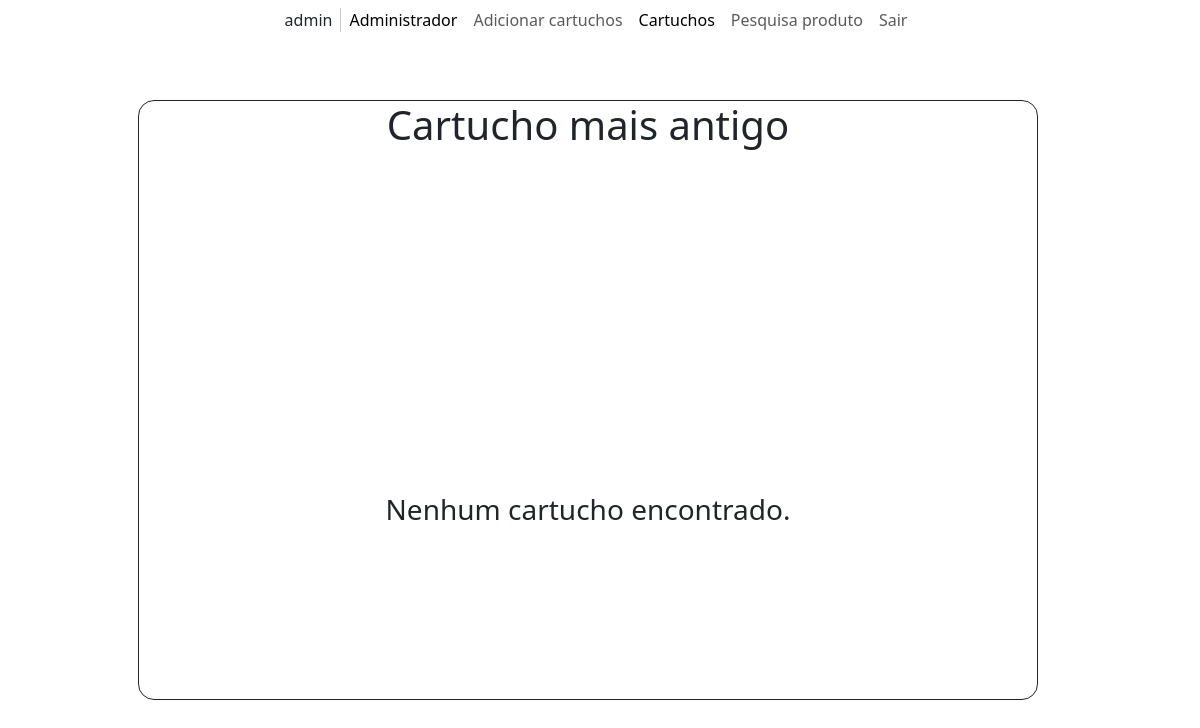
The page /cartucho_antigo.php (signed in) on the database as committed earlier.
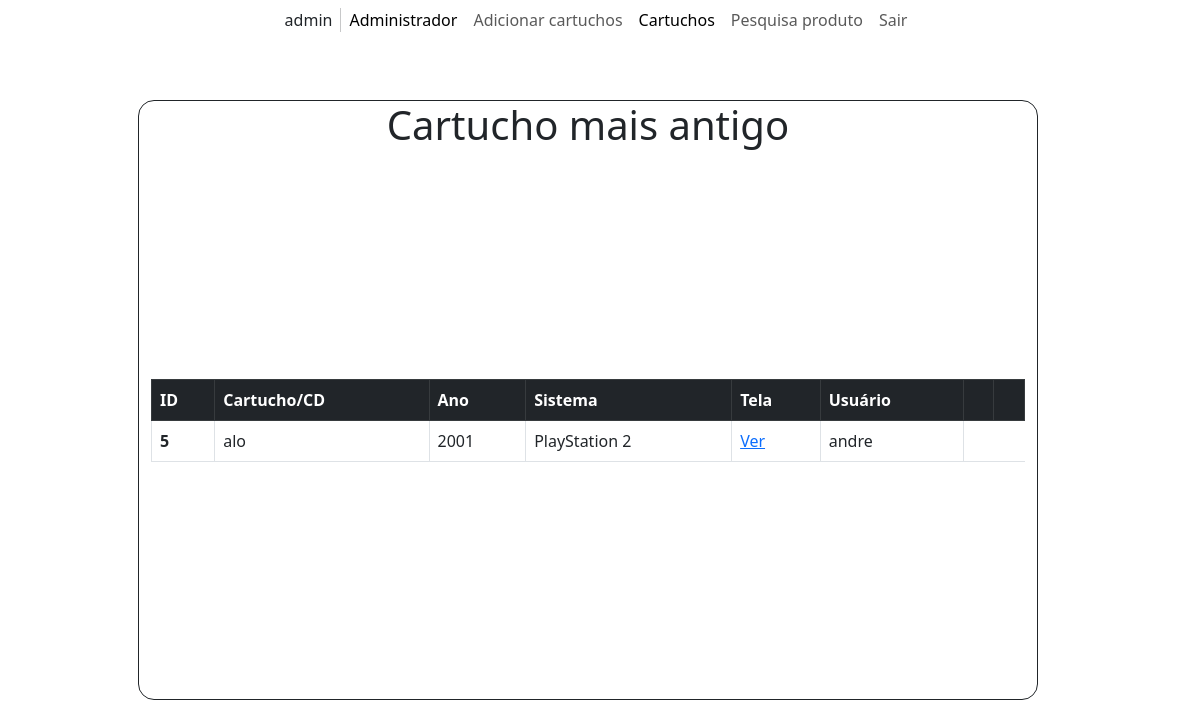
The same page on the database as committed later.
### tables this page shows
CREATE TABLE `cartuchos` (
  `id` int(10) UNSIGNED NOT NULL,
  `nome_cartucho_cd` varchar(255) NOT NULL,
  `ano` int(10) UNSIGNED NOT NULL,
  `sistema` varchar(255) NOT NULL,
  `tela` blob NOT NULL,
  `id_usuario` int(10) UNSIGNED NOT NULL,
  `id_sistema` int(10) UNSIGNED NOT NULL
);

CREATE TABLE `usuarios` (
  `id` int(10) UNSIGNED NOT NULL,
  `nome_completo` varchar(255) NOT NULL,
  `email` varchar(255) NOT NULL,
  `nome_de_usuario` varchar(255) NOT NULL,
  `senha` varchar(255) NOT NULL,
  `adm` tinyint(1) NOT NULL
);

### cartucho_antigo.php (the view, shortened to what this page needs)
<!DOCTYPE html>
<html lang="pt-BR">
<head>
  <link href="https://cdn.jsdelivr.net/npm/bootstrap@5.3.0-alpha1/dist/css/bootstrap.min.css" rel="stylesheet">
  <link rel="stylesheet" href="https://cdn.jsdelivr.net/npm/bootstrap-icons@1.10.3/font/bootstrap-icons.css">
  <link rel="stylesheet" href="/css/style.css">
</head>
<body>
  <div class="container-xxl position-relative p-0">
    <nav class="navbar navbar-expand-lg navbar-light justify-content-center px-4 px-lg-5 py-3 py-lg-0 bg-white">
      <?php
      $usr = $_SESSION['username'];
      echo "<div class='navbar-nav py-0'>
          <span class='nav-item'>$usr</span>
          </div>";
      ?>
      <div class="navbar-nav py-0">
        <a href='admin.php' class='nav-item nav-link active'>Administrador</a>
        <a href='cartucho.php' class='nav-item nav-link'>Adicionar cartuchos</a>
        <a href='mostrar_cartuchos.php' class='nav-item nav-link active'>
          <?php echo $_SESSION["admin"] !== 1 ? "Seus cartuchos" : "Cartuchos" ?>
        </a>
        <a href='pesquisa.php' class='nav-item nav-link'>Pesquisa produto</a>
        <a href='logout.php' class='nav-item nav-link'>Sair</a>
      </div>
    </nav>
  </div>
  <div class="container position-absolute top-50 start-50 translate-middle w-75 h-75 d-flex align-items-evenly justify-items-center row">
    <h1 class="text-center">Cartucho mais antigo</h1>
    <?php
    $conn = new mysqli('localhost', 'root', '', 'AHAHAHABORGES');
    $sql = "SELECT c.id, c.nome_cartucho_cd, c.sistema, u.nome_completo, MIN(c.ano) AS ano FROM cartuchos c INNER JOIN usuarios u ON c.id_usuario = u.id GROUP BY c.id ORDER BY MIN(c.ano);";
    $result = $conn->query($sql);
    if ($result->num_rows > 0) {
      echo "<table class='table table-bordered'>
        <thead>
          <tr class='table-dark'>
            <th scope='col'>ID</th>
            <th scope='col'>Cartucho/CD</th>
            <th scope='col'>Ano</th>
            <th scope='col'>Sistema</th>
            <th scope='col'>Tela</th>
            <th scope='col'>Usuário</th>
            <th scope='col'/>
            <th scope='col'/>
          </tr>
        </thead>
        <tbody>";
      while ($row = $result->fetch_assoc()) {
        echo "<tr><th scope='row'>" . $row["id"] . "</th><td>" . $row["nome_cartucho_cd"] . "</td><td>" . $row["ano"] . "</td><td>" . $row["sistema"] . "</td><td><a href='exibir_imagem.php?id=" . $row["id"] . "'>Ver</a></td><td>" . $row["nome_completo"] . "</td></tr>";
        break;
      }
      echo "</tbody></table>";
    } else {
      echo "<h3 class='text-center'><h3 class='text-center'>Nenhum cartucho encontrado.</h3></h3>";
    }
    ?>
  </div>
</body>
</html>

Rows that differ between the two databases and show on the page:
added cartuchos: id "5", nome_cartucho_cd "alo", ano "2001", sistema "PlayStation 2", id_usuario.nome_completo "andre"
Other text that changed with them:
text no longer shown: "Nenhum cartucho encontrado."
text now shown: "ID Cartucho/CD Ano Sistema Tela Usuário"
